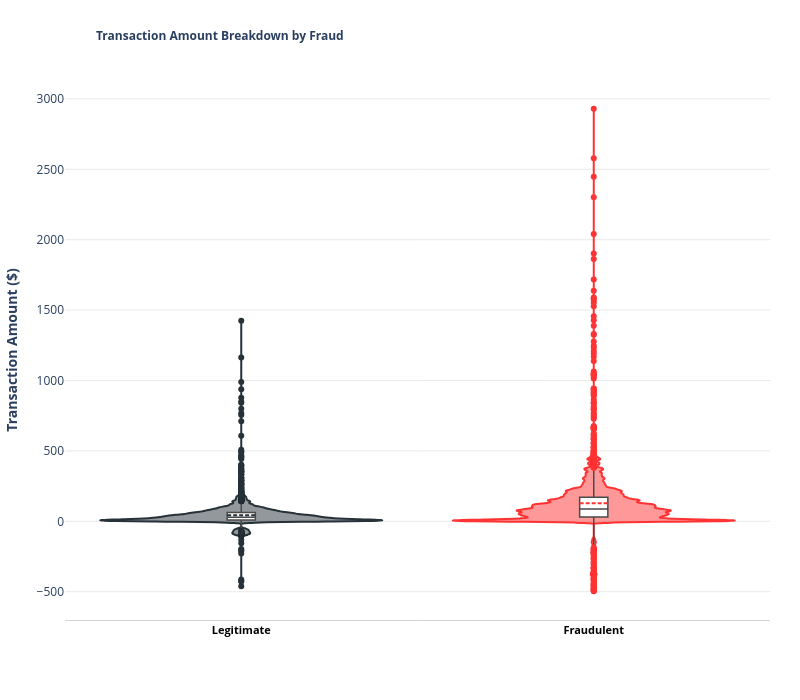

Notebook code for this chart:
### Code cell
sample_amountchip_fraud_unbiased2_pd = sample_amountchip_fraud_unbiased2_df.toPandas()

fig_violin = px.violin(
    sample_amountchip_fraud_unbiased2_pd,
    x="target",
    y="amount", 
    color="target",        
    points="outliers",
    labels={"amount": "Transaction Amount ($)", "target": "Is Fraud?"},
    color_discrete_map={'Legitimate': '#263238', 'Fraudulent': '#FF3333'},
    box=True,
)

fig_violin.update_traces(
    box_fillcolor="white", box_line_color="#4A4A4A", box_line_width=1.5, box_width=0.1, 
    meanline_visible=True,
    width=0.8, bandwidth=6, 
    # hoveron="violins",    
)

fig_violin.update_layout(
    plot_bgcolor="white", paper_bgcolor="white", showlegend=False,
    width=800, height=700, margin=dict(l=60, r=30, t=80, b=80),
    title=dict(text="<b>Transaction Amount Breakdown by Fraud</b>", x=0.12,font=dict(size=12),),
    xaxis=dict(title="", showgrid=False, linecolor="#D3D3D3", tickfont=dict(size=11, color="black", weight="bold")),
    yaxis=dict(title="<b>Transaction Amount ($)</b>", gridcolor="#EAEAEA", showline=False, zeroline=False),   
)

fig_violin.show()

### Figure 1 — Plotly figure (JSON) as saved in the notebook; plotly's stock layout.template omitted (floating-point values rounded to 4 significant figures; data arrays with more than 128 entries replaced by an {"elided": "..."} marker saying what was removed)
{"data": [{"alignmentgroup": "True", "bandwidth": 6, "box": {"fillcolor": "white", "line": {"color": "#4A4A4A", "width": 1.5}, "visible": true, "width": 0.1}, "hovertemplate": "Is Fraud?=%{x}<br>Transaction Amount ($)=%{y}<extra></extra>", "legendgroup": "Legitimate", "marker": {"color": "#263238"}, "meanline": {"visible": true}, "name": "Legitimate", "offsetgroup": "Legitimate", "orientation": "v", "points": "outliers", "scalegroup": "True", "showlegend": true, "type": "violin", "width": 0.8, "x": {"elided": "3702 str values"}, "x0": " ", "xaxis": "x", "y": {"elided": "3702 float values"}, "y0": " ", "yaxis": "y"}, {"alignmentgroup": "True", "bandwidth": 6, "box": {"fillcolor": "white", "line": {"color": "#4A4A4A", "width": 1.5}, "visible": true, "width": 0.1}, "hovertemplate": "Is Fraud?=%{x}<br>Transaction Amount ($)=%{y}<extra></extra>", "legendgroup": "Fraudulent", "marker": {"color": "#FF3333"}, "meanline": {"visible": true}, "name": "Fraudulent", "offsetgroup": "Fraudulent", "orientation": "v", "points": "outliers", "scalegroup": "True", "showlegend": true, "type": "violin", "width": 0.8, "x": {"elided": "2914 str values"}, "x0": " ", "xaxis": "x", "y": {"elided": "2914 float values"}, "y0": " ", "yaxis": "y"}], "layout": {"height": 700, "legend": {"title": {"text": "Is Fraud?"}, "tracegroupgap": 0}, "margin": {"b": 80, "l": 60, "r": 30, "t": 80}, "paper_bgcolor": "white", "plot_bgcolor": "white", "showlegend": false, "title": {"font": {"size": 12}, "text": "<b>Transaction Amount Breakdown by Fraud</b>", "x": 0.12}, "violinmode": "overlay", "width": 800, "xaxis": {"anchor": "y", "autorange": true, "categoryarray": ["Legitimate", "Fraudulent"], "categoryorder": "array", "domain": [0, 1], "linecolor": "#D3D3D3", "range": [-0.5, 1.5], "showgrid": false, "tickfont": {"color": "black", "size": 11, "weight": "bold"}, "title": {"text": ""}, "type": "category"}, "yaxis": {"anchor": "x", "autorange": true, "domain": [0, 1], "gridcolor": "#EAEAEA", "range": [-700.7, 3134.0], "showline": false, "title": {"text": "<b>Transaction Amount ($)</b>"}, "type": "linear", "zeroline": false}}}
